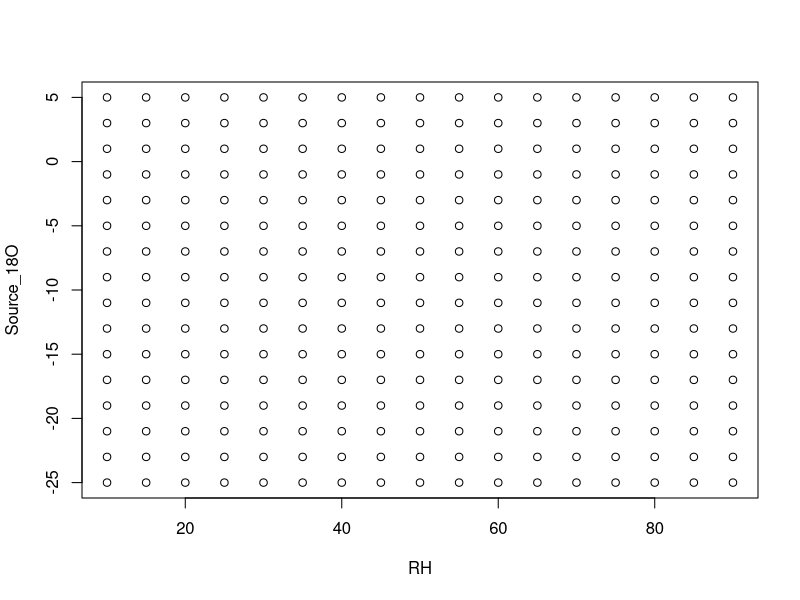
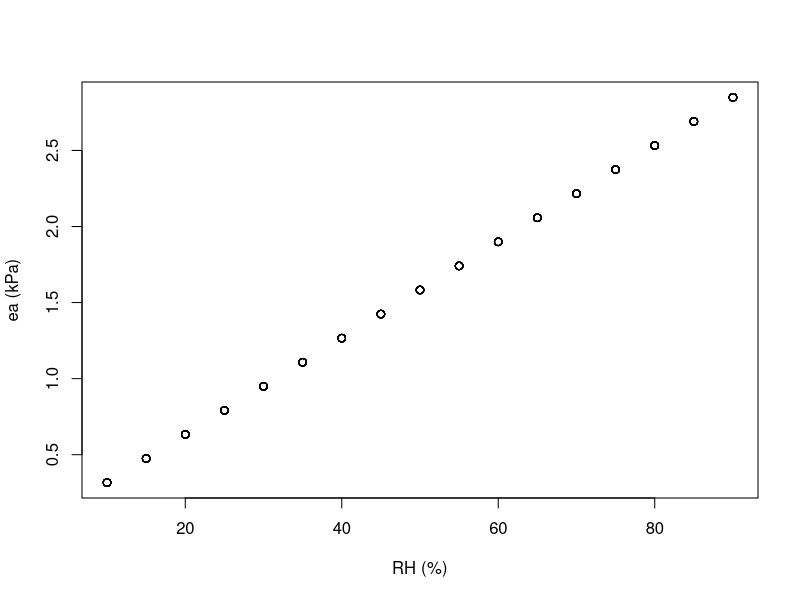
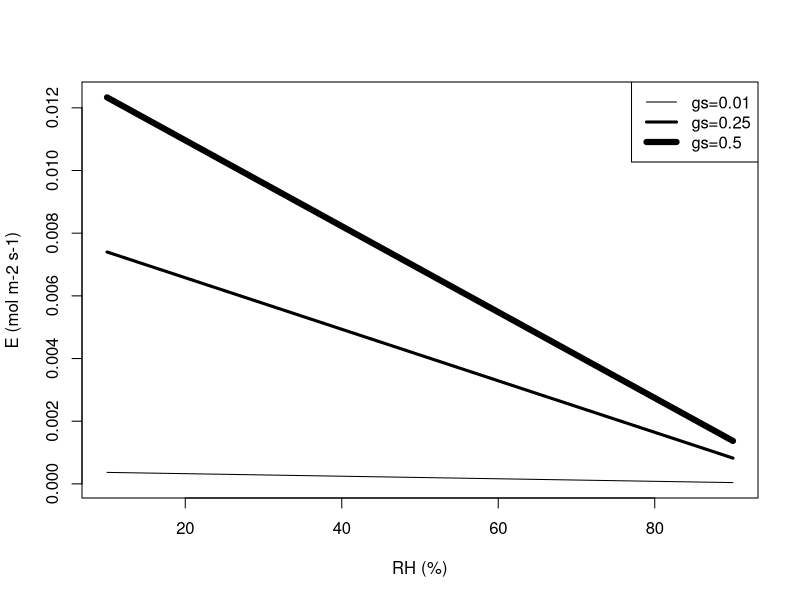
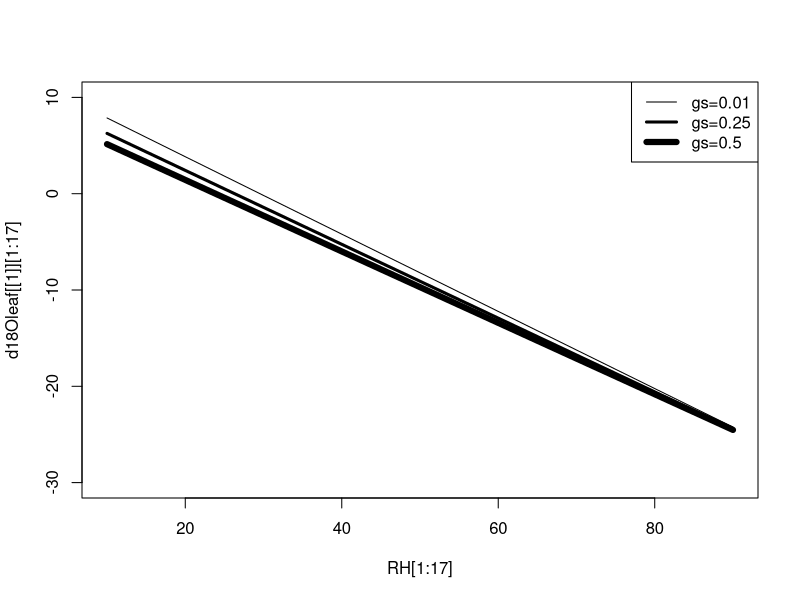
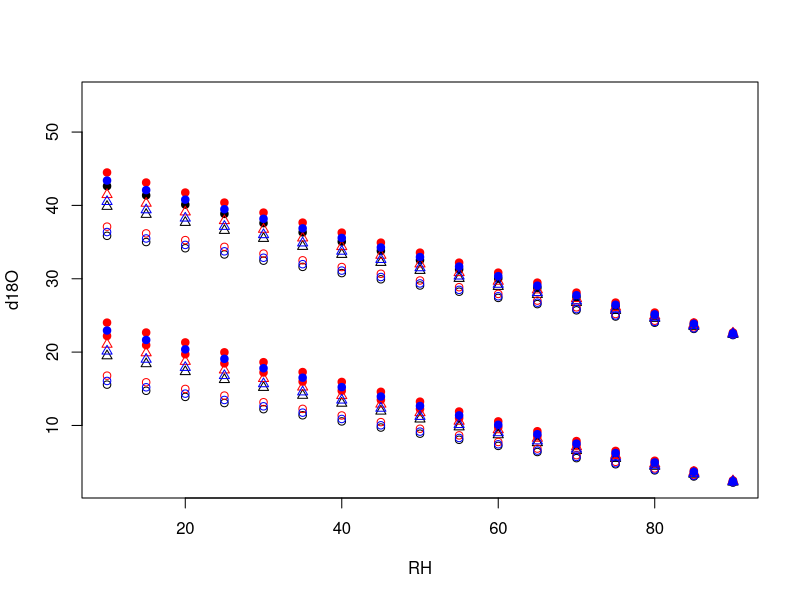
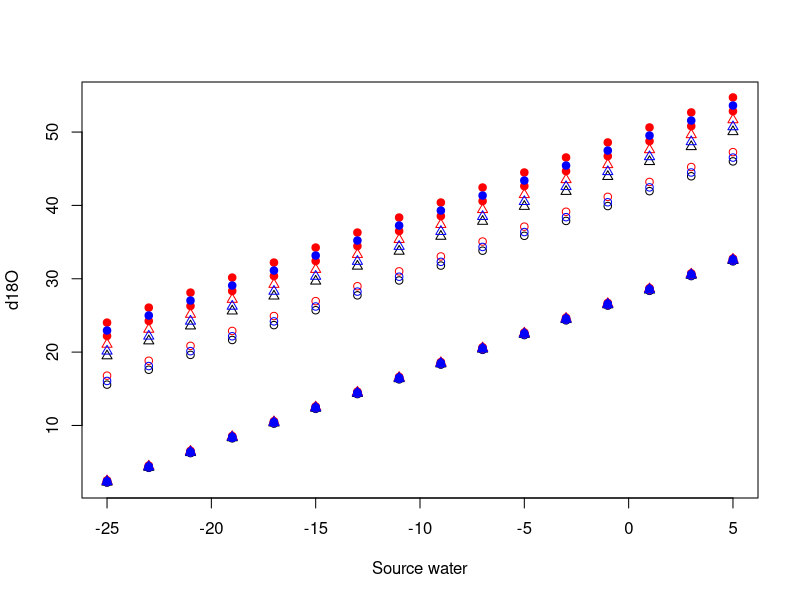
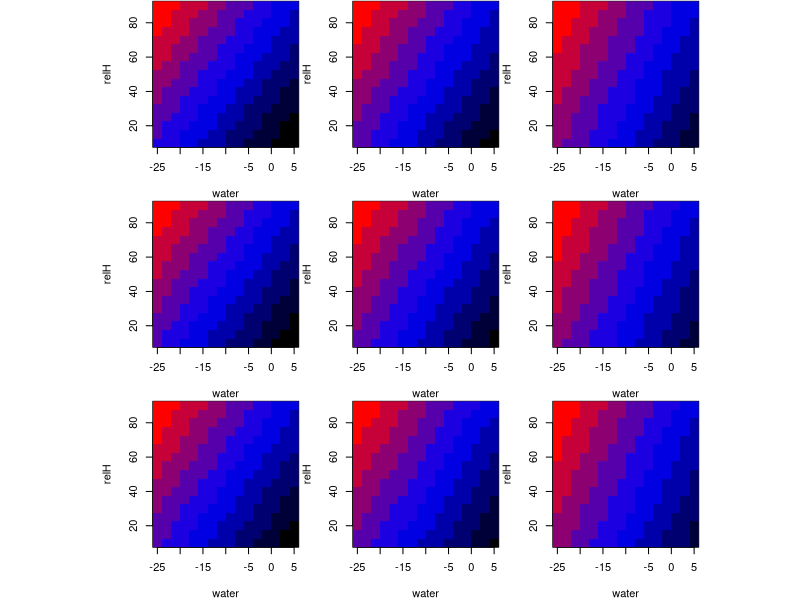

The R source for these figures, in order:
## ---- chunk 1

relH <- seq(10, 90, by=5) # this is the vector of 17 different Relative humidities
water <-seq( -25, 5,by = 2) # this is the vector with  16 source water isotopic values.

RH_SOURCE <- merge(relH, water) # here we merge the two variables to facilitate the calculations for each row of this object.

#Subset source  RH and source water 18O combinations:

RH <- RH_SOURCE[,1]
Source_18O <- RH_SOURCE[,2]
## ---- chunk 2
plot(RH, Source_18O)
## ---- chunk 3
# Constants
br <-1 # boundary layer conductance. (mol m-2 s-1), considered reasonable value between 0.02 to 3 in Roden paper boundary layer resistance.
ak <- 1.0285	#  Fractionation factor the liquid–vapor equilibrium fractionation factor and varies with temperature according to the equations of Majoube (1971).
akb <- 1.0189	#  Fractionation factor associated with diffusion in the boundary layer.
Stomatal_conductance <- 0.5 # stomatal conductance to water vapor.
# NOTE: stomatal conductance can be fixed or varies with respect to VPD.
press_bar <- 77 # barometric	pressure  (mmbar)  
Ta <- 25 # In this exercise, we are using a constant temperature, air temp. (°C) with the assumption that Tleaf= Tair
rsmow <- 0.0020052 # Isotope ratio  form  Standard SMOW (Standard  mean ocean water)
## ---- chunk 4
water_vapor <-Source_18O +(-1*(1.137*(1000000/((Ta+273.15)^2))-0.4156*((1000/(Ta+273.15))-2.0667))) 
## ---- chunk 5
# ei is the saturation vapor pressure (kPa) with air temp, in this case at 25
ei=(101325*exp((((-0.1299*(1-(373.16/(273.15 + Ta)))-0.6445)*
                   (1-(373.16/(273.15 + Ta)))-1.976)*(1-(373.16/(273.15 + Ta)))+13.3185)*(1-(373.16/(273.15 + Ta)))))/1000
## ---- chunk 6
# ea is the ambient vapor pressure (kPa)
ea =(RH/100)*ei
## ---- chunk 7
plot(RH,ea, xlab = "RH (%)",ylab = "ea (kPa)" )
## ---- chunk 8
gs <- c(0.01,0.25, 0.5)

# The total conductance includes stomatal conductance to water vapor and boundary layer conductance:
g = 1/(1/gs + 1/br) # or 1/(rs+rb)

# E leaf transpiration (mol m-2 s-1) # Barbour 2004
# This list contains 3 different combinations of gs for many RH and Source water combination.
E <- list()
# This for loop will calculate the leaf transpiration E
for (sto in 1:3){E[[sto]]=((ei-ea)/press_bar)*g[sto] }
## ---- chunk 9
str(E) 
## ---- chunk 10
plot(RH,E[[1]],type="l", xlim = c(10,90), range(E), ylab="E (mol m-2 s-1)", xlab="RH (%)")
lines(RH,E[[2]], lwd=3)
lines(RH,E[[3]], lwd=6)
legend("topright", legend = c("gs=0.01","gs=0.25","gs=0.5" ), lwd = c(1,3,6))
## ---- chunk 11
# Convert  vapor pressures to mole fraction as follows:
wi=ei/press_bar 
wa= ea/press_bar 

# Calculate leaf surface water vapor (ws) mole fraction: 
# this list contains 3 different combinations of gs for many RH and Source waters.
ws <- list()
for(sto in 1:3){ws[[sto]] =((gs[[sto]]*wi)-E[[sto]]*(1-wi/2))/(gs[[sto]] - E[[sto]]/2)}

# Calculate vapor pressure at leaf surface (es)
es<- list()
for(sto in 1:3){es[[sto]]=ws[[sto]]*press_bar}

# Calculate the temperature dependent equilibrium fractionation factor alpha*
alpha_star =exp((1.137*1000/(273.15+Ta)^2)-(0.4156/(273.15+Ta))-0.0020667)

# Convert Source water 18O to R notation
Rsource= rsmow*(1+Source_18O/1000)

# Convert water vapor 18O to R notation
Ratm= rsmow*(1+water_vapor/1000)
## ---- chunk 12

Rleaf<- list()

for(sto in 1:3){
  Rleaf[[sto]] <- alpha_star*((ak*Rsource*((ei-es[[sto]])/ei))+
                              (akb*Rsource*((es[[sto]]-ea)/ei))+
                              (Ratm*(ea/ei)))
                              }
## ---- chunk 13

d18Oleaf <- list()

for(sto in 1:3){
  d18Oleaf[[sto]]=((Rleaf[[sto]]/rsmow)-1)*1000 
}
## ---- chunk 14

# Example: [1:13] is all RHs and  with source water of -25 permill

plot(RH[1:17],  d18Oleaf [[1]][1:17], type="l", ylim = c(-30,10))
lines(RH[1:17], d18Oleaf [[2]][1:17], lwd=3)
lines(RH[1:17], d18Oleaf [[3]][1:17], lwd=6)

legend("topright", legend = c("gs=0.01","gs=0.25","gs=0.5" ), lwd = c(1,3,6))
## ---- chunk 15
F_0 <- c(0.33,0.42,0.55) # variable percentage of Exchange during Cellulose Synthesis
epsilon_o <-  27 # Biological fractionation factor for oxygen in going from sugars to cellulose
# here a double loop

d18O_cellulose <- list()
for(sto in 1:3){
  d18Oc_F_0 <- list()
  for (pe in 1:3){ # variable percentage of Exchange during Cellulose Synthesis
    d18Oc_F_0[[pe]] <- F_0[[pe]]*(Source_18O + epsilon_o) + (1 - F_0[[pe]]) * (d18Oleaf[[sto]]+ epsilon_o) 
  }
  names(d18Oc_F_0) <- c("gs=0.01","gs=0.25","gs=0.5" )
d18O_cellulose[[sto]] <- d18Oc_F_0
}
names(d18O_cellulose) <- c("fo=0.33","fo=0.42","fo=0.55" )
## ---- chunk 16
str(d18O_cellulose)
## ---- chunk 17

## set the fraction of the vector we liket to plot  
source1 <- RH_SOURCE[,2]==-25 # in this case we select the  positions  that  have a sorce water of -25 
source2 <- RH_SOURCE[,2]==-5# in this case we select the  positions  that  have a sorce water of -5


plot(RH_SOURCE[,1][source2],d18O_cellulose[["fo=0.55"]][["gs=0.01"]][source2], xlim =range(RH_SOURCE[,1]), ylim =range(unlist(d18O_cellulose)),  pch=19, xlab = "RH", ylab = "d18O") 

  points(RH_SOURCE[,1][source2],d18O_cellulose[["fo=0.55"]][["gs=0.25"]][source2], pch=2)
  points(RH_SOURCE[,1][source2],d18O_cellulose[["fo=0.55"]][["gs=0.5"]][source2])
  
  
  points(RH_SOURCE[,1][source2],d18O_cellulose[["fo=0.33"]][["gs=0.01"]][source2],  pch=19, col="red" )
  points(RH_SOURCE[,1][source2],d18O_cellulose[["fo=0.33"]][["gs=0.25"]][source2], pch=2, col="red" )
  points(RH_SOURCE[,1][source2],d18O_cellulose[["fo=0.33"]][["gs=0.5"]][source2], col="red" )

  points(RH_SOURCE[,1][source2],d18O_cellulose[["fo=0.42"]][["gs=0.01"]][source2],  pch=19, col="blue" )
  points(RH_SOURCE[,1][source2],d18O_cellulose[["fo=0.42"]][["gs=0.25"]][source2], pch=2, col="blue" )
  points(RH_SOURCE[,1][source2],d18O_cellulose[["fo=0.42"]][["gs=0.5"]][source2], col="blue" )

  points(RH_SOURCE[,1][source1],d18O_cellulose[["fo=0.55"]][["gs=0.01"]][source1],  pch=19, col="red" )
  points(RH_SOURCE[,1][source1],d18O_cellulose[["fo=0.55"]][["gs=0.25"]][source1], pch=2)
  points(RH_SOURCE[,1][source1],d18O_cellulose[["fo=0.55"]][["gs=0.5"]][source1])
  
  points(RH_SOURCE[,1][source1],d18O_cellulose[["fo=0.33"]][["gs=0.01"]][source1],  pch=19, col="red" )
  points(RH_SOURCE[,1][source1],d18O_cellulose[["fo=0.33"]][["gs=0.25"]][source1], pch=2, col="red" )
  points(RH_SOURCE[,1][source1],d18O_cellulose[["fo=0.33"]][["gs=0.5"]][source1], col="red" )

  points(RH_SOURCE[,1][source1],d18O_cellulose[["fo=0.42"]][["gs=0.01"]][source1],  pch=19, col="blue" )
  points(RH_SOURCE[,1][source1],d18O_cellulose[["fo=0.42"]][["gs=0.25"]][source1], pch=2, col="blue" )
  points(RH_SOURCE[,1][source1],d18O_cellulose[["fo=0.42"]][["gs=0.5"]][source1], col="blue" )
  
  
## ---- chunk 18
RH1 <- RH_SOURCE[,1]== 10 # in this case we select the  positions using a 10% 
RH2 <- RH_SOURCE[,1]==90# in this case we select the  positions using a 90% 


plot(RH_SOURCE[,2][RH2],d18O_cellulose[["fo=0.55"]][["gs=0.01"]][RH2], xlim =range(RH_SOURCE[,2]), ylim =range(unlist(d18O_cellulose)),  pch=19, xlab = "Source water", ylab = "d18O") 
  points(RH_SOURCE[,2][RH2],d18O_cellulose[["fo=0.55"]][["gs=0.25"]][RH2], pch=2)
  points(RH_SOURCE[,2][RH2],d18O_cellulose[["fo=0.55"]][["gs=0.5"]][RH2])
  
  
  points(RH_SOURCE[,2][RH2],d18O_cellulose[["fo=0.33"]][["gs=0.01"]][RH2],  pch=19, col="red" )
  points(RH_SOURCE[,2][RH2],d18O_cellulose[["fo=0.33"]][["gs=0.25"]][RH2], pch=2, col="red" )
  points(RH_SOURCE[,2][RH2],d18O_cellulose[["fo=0.33"]][["gs=0.5"]][RH2], col="red" )

  points(RH_SOURCE[,2][RH2],d18O_cellulose[["fo=0.42"]][["gs=0.01"]][RH2],  pch=19, col="blue" )
  points(RH_SOURCE[,2][RH2],d18O_cellulose[["fo=0.42"]][["gs=0.25"]][RH2], pch=2, col="blue" )
  points(RH_SOURCE[,2][RH2],d18O_cellulose[["fo=0.42"]][["gs=0.5"]][RH2], col="blue" )
  

  points(RH_SOURCE[,2][RH1],d18O_cellulose[["fo=0.55"]][["gs=0.01"]][RH1],  pch=19, col="red" )
  points(RH_SOURCE[,2][RH1],d18O_cellulose[["fo=0.55"]][["gs=0.25"]][RH1], pch=2)
  points(RH_SOURCE[,2][RH1],d18O_cellulose[["fo=0.55"]][["gs=0.5"]][RH1])
  
  
  points(RH_SOURCE[,2][RH1],d18O_cellulose[["fo=0.33"]][["gs=0.01"]][RH1],  pch=19, col="red" )
  points(RH_SOURCE[,2][RH1],d18O_cellulose[["fo=0.33"]][["gs=0.25"]][RH1], pch=2, col="red" )
  points(RH_SOURCE[,2][RH1],d18O_cellulose[["fo=0.33"]][["gs=0.5"]][RH1], col="red" )

  points(RH_SOURCE[,2][RH1],d18O_cellulose[["fo=0.42"]][["gs=0.01"]][RH1],  pch=19, col="blue" )
  points(RH_SOURCE[,2][RH1],d18O_cellulose[["fo=0.42"]][["gs=0.25"]][RH1], pch=2, col="blue" )
  points(RH_SOURCE[,2][RH1],d18O_cellulose[["fo=0.42"]][["gs=0.5"]][RH1], col="blue" )
  
  
## ---- chunk 19
#generation of the 9 matrices with 17 different Realtive by 16 different waters

d18O__fo0.55_gs0.01 <- matrix (d18O_cellulose[["fo=0.55"]][["gs=0.01"]], nrow = 17, ncol = 16, byrow = F, dimnames = list(as.character(relH),as.character(water)))
d18O__fo0.55_gs0.25 <- matrix (d18O_cellulose[["fo=0.55"]][["gs=0.25"]], nrow = 17, ncol = 16, byrow = F, dimnames = list(as.character(relH),as.character(water)))
d18O__fo0.55_gs0.5 <- matrix (d18O_cellulose[["fo=0.55"]][["gs=0.5"]], nrow = 17, ncol = 16, byrow = F, dimnames = list(as.character(relH),as.character(water)))

d18O__fo0.33_gs0.01 <- matrix (d18O_cellulose[["fo=0.33"]][["gs=0.01"]], nrow = 17, ncol = 16, byrow = F, dimnames = list(as.character(relH),as.character(water)))
d18O__fo0.33_gs0.25 <- matrix (d18O_cellulose[["fo=0.33"]][["gs=0.25"]], nrow = 17, ncol = 16, byrow = F, dimnames = list(as.character(relH),as.character(water)))
d18O__fo0.33_gs0.5 <- matrix (d18O_cellulose[["fo=0.33"]][["gs=0.5"]], nrow = 17, ncol = 16, byrow = F, dimnames = list(as.character(relH),as.character(water)))

d18O__fo0.42_gs0.01 <-matrix ( d18O_cellulose[["fo=0.42"]][["gs=0.01"]], nrow = 17, ncol = 16, byrow = F, dimnames = list(as.character(relH),as.character(water)))
d18O__fo0.42_gs0.25 <- matrix (d18O_cellulose[["fo=0.42"]][["gs=0.25"]], nrow = 17, ncol = 16, byrow = F, dimnames = list(as.character(relH),as.character(water)))
d18O__fo0.42_gs0.5 <- matrix (d18O_cellulose[["fo=0.42"]][["gs=0.5"]], nrow = 17, ncol = 16, byrow = F, dimnames = list(as.character(relH),as.character(water)))

COLIS <- colorRampPalette(colors = c("red", "blue", "black"))


## ---- chunk 20

col_panel <- COLIS(10)
range_limits <- range(unlist(d18O_cellulose))

layout(mat = matrix(1:9,nrow = 3, ncol = 3, byrow = T), widths = 1, heights = 1, respect = T)
par(mar=c(4,4,0.1,0.1))

image(x = water, y = relH, z = t(d18O__fo0.33_gs0.01),col = col_panel, zlim = range_limits)
image(x = water, y = relH, z = t(d18O__fo0.33_gs0.25),col = col_panel, zlim = range_limits)
image(x = water, y = relH, z = t(d18O__fo0.33_gs0.5),col = col_panel, zlim = range_limits)
image(x = water, y = relH, z = t(d18O__fo0.42_gs0.01),col = col_panel, zlim = range_limits)
image(x = water, y = relH, z = t(d18O__fo0.42_gs0.25),col = col_panel, zlim = range_limits)
image(x = water, y = relH, z = t(d18O__fo0.42_gs0.5),col = col_panel, zlim = range_limits)
image(x = water, y = relH, z = t(d18O__fo0.55_gs0.01),col = col_panel, zlim = range_limits)
image(x = water, y = relH, z = t(d18O__fo0.55_gs0.25),col = col_panel, zlim = range_limits)
image(x = water, y = relH, z = t(d18O__fo0.55_gs0.5),col = col_panel, zlim = range_limits)
## ---- chunk 21
# hint. Imagine a  box that covers the rage given. Then you can precisely estimate the potential rage in d18O by using the slopes between the variables and d18O in cellulose and calculate the range of variation between the given range of environmental conditions.


## ---- chunk 22
